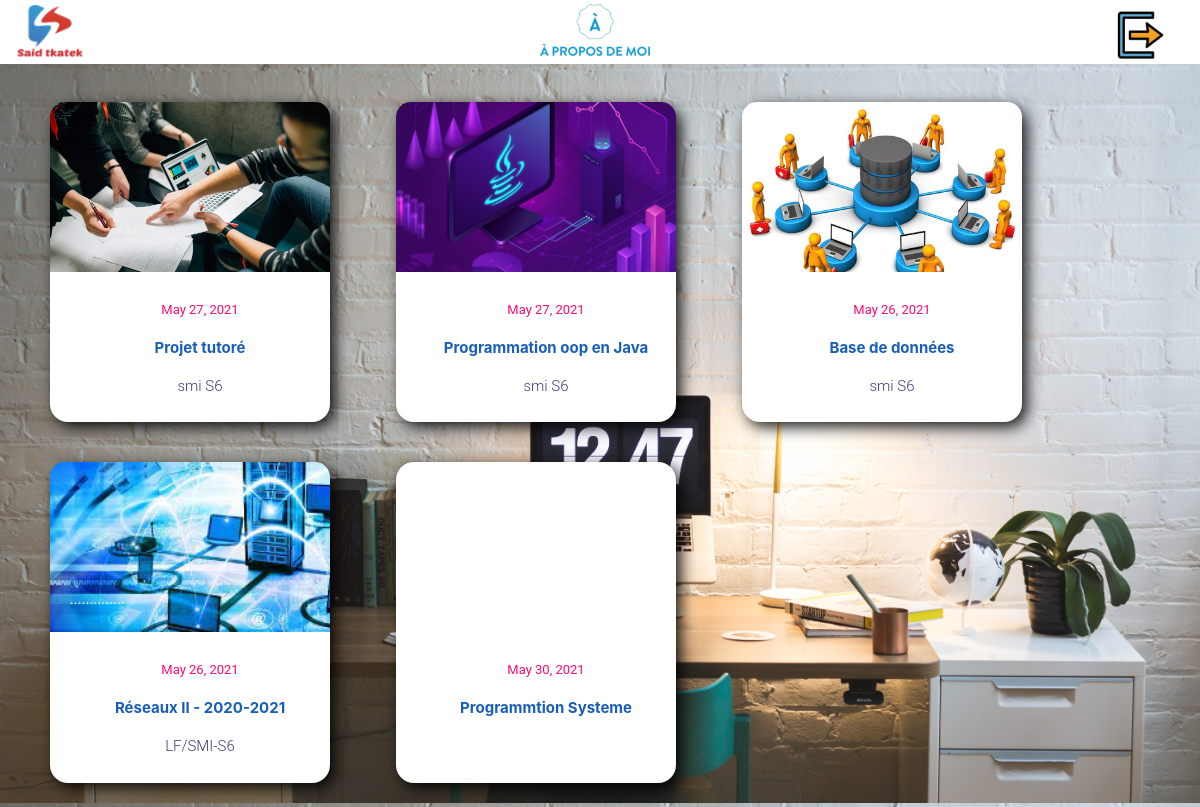
The page / (signed in) on the database its author committed.
### content/models.py (models this page shows, shortened)
class Cour(models.Model):
    titre=models.CharField(max_length=200,blank=True,null=True)
    dec=models.CharField(max_length=200,blank=True,null=True)
    dt=models.DateField(auto_now=True)
    slug = models.SlugField(_("slug"),null=True, blank=True)
    img=models.FileField(upload_to='images',blank=True,null=True)

### content/views.py (the view)
# urls.py: 2. Add a URL to urlpatterns:  path('', views.home, name='home')
@login_required(login_url='login')
def home(request):
	obj=Cour.objects.all()
	context={
    'cours':obj
	}
	return render(request,'home.html',context)

### templates/home.html (shortened to what this page needs)
{% extends 'base.html' %}
{% block content %}
{% for c in cours  reversed %}
   <a href="{{c.slug}}">
    <div class="card">
      {% if c.img %}
      <div class="card-image1" style=" background-image: url('{{c.img}}')" > </div>
    {% else %}
    <div class="card-image"  > </div>
    {% endif %}
      <div class="card-text">
        <span class="date"> {{c.dt}}</span>
        <h4 class='moduletitre'><strong>{{c.titre}}</strong></h4>
        {% if c.dec %}
        <p class="colors">{{c.dec}}</p>
        {% endif%}
      </div>
      </div>
    </a>
{% endfor %}
{% endblock %}

### templates/base.html (shortened to what this page needs)
{% load static %}
<!DOCTYPE html>
<html>
<head>
</head>
<body>
<div class="fixo">
<ul class="topnav">
  {% if user.username == "said" %}
  <li><a  href="/said/" class="active"> <img class ="rightim" src="{% static 'image/icon22.png' %}" ></a></li>
  {% else %}
  <li><a  href="/" class="active"> <img class ="rightim" src="{% static 'image/icon22.png' %}" ></a></li>
  {% endif %}
  {% if user.is_authenticated %}
  <li><a  href="/about/" class="about1"> <img class ="about" src="{% static 'image/images.png' %}" height="49em"></a></li>
  <li class="right"><a href="/logout/"> <img class ="leftim" src="{% static 'image/exit1.png' %}"  height="4em"></a></li>
  {% endif %}
</ul>
</div>
</body>
</html>
{% include 'footer.html' %}
{% block content %}
{% endblock %}

### templates/footer.html (shortened to what this page needs)
<div class="x1">
    <div class="container text-center">
<br>
    </div>

### templates/footer.html (style rules this page uses)
.x1 { width: 100%; }

### templates/home.html (style rules this page uses)
.moduletitre { font-family:-apple-system, BlinkMacSystemFont, 'Segoe UI', Roboto, Oxygen, Ubuntu, Cantarell, 'Open Sans', 'Helvetica Neue', sans-serif; font-size: 15px; text-align:center; }
.card-image1 { grid-area: image; border-top-left-radius: 15px; border-top-right-radius: 15px; background-size: cover; width: 280px; }

### rows shown on the page
Cour: img (picture), dt "May 27, 2021", titre "Projet tutoré", dec "smi S6"
Cour: img (picture), dt "May 27, 2021", titre "Programmation oop en Java", dec "smi S6"
Cour: img (picture), dt "May 26, 2021", titre "Base de données", dec "smi S6"
Cour: img (picture), dt "May 26, 2021", titre "Réseaux II - 2020-2021", dec "LF/SMI-S6"
Cour: dt "May 30, 2021", titre "Programmtion Systeme"
